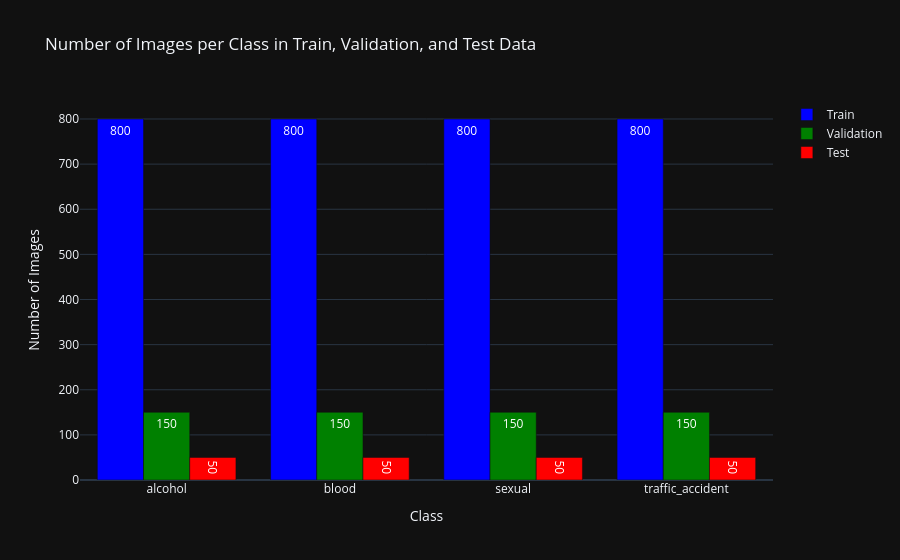

The notebook cell saved with this chart:
### Code cell
from collections import Counter

train_labels_int = np.argmax(train_labels, axis=1)
val_labels_int = np.argmax(val_labels, axis=1)
test_labels_int = np.argmax(test_labels, axis=1)

train_counts = [Counter(train_labels_int).get(i, 0) for i in range(len(CLASS_NAMES))]
val_counts = [Counter(val_labels_int).get(i, 0) for i in range(len(CLASS_NAMES))]
test_counts = [Counter(test_labels_int).get(i, 0) for i in range(len(CLASS_NAMES))]

fig = go.Figure()

fig.add_trace(go.Bar(
    x=CLASS_NAMES,
    y=train_counts,
    name='Train',
    marker=dict(color='blue'),
    text=train_counts,
    textposition='auto'
))
fig.add_trace(go.Bar(
    x=CLASS_NAMES,
    y=val_counts,
    name='Validation',
    marker=dict(color='green'),
    text=val_counts,
    textposition='auto'
))
fig.add_trace(go.Bar(
    x=CLASS_NAMES,
    y=test_counts,
    name='Test',
    marker=dict(color='red'),
    text=test_counts,
    textposition='auto'
))

fig.update_layout(
    title="Number of Images per Class in Train, Validation, and Test Data",
    barmode='group',
    xaxis_title="Class",
    yaxis_title="Number of Images",
    template="plotly_dark"
)

fig.show()

### Figure 1 — Plotly figure (JSON) as saved in the notebook; plotly's stock layout.template omitted (floating-point values rounded to 4 significant figures)
{"data": [{"marker": {"color": "blue"}, "name": "Train", "text": ["800", "800", "800", "800"], "textposition": "auto", "x": ["alcohol", "blood", "sexual", "traffic_accident"], "y": [800, 800, 800, 800], "type": "bar"}, {"marker": {"color": "green"}, "name": "Validation", "text": ["150", "150", "150", "150"], "textposition": "auto", "x": ["alcohol", "blood", "sexual", "traffic_accident"], "y": [150, 150, 150, 150], "type": "bar"}, {"marker": {"color": "red"}, "name": "Test", "text": ["50", "50", "50", "50"], "textposition": "auto", "x": ["alcohol", "blood", "sexual", "traffic_accident"], "y": [50, 50, 50, 50], "type": "bar"}], "layout": {"title": {"text": "Number of Images per Class in Train, Validation, and Test Data"}, "barmode": "group", "xaxis": {"title": {"text": "Class"}}, "yaxis": {"title": {"text": "Number of Images"}}}}
